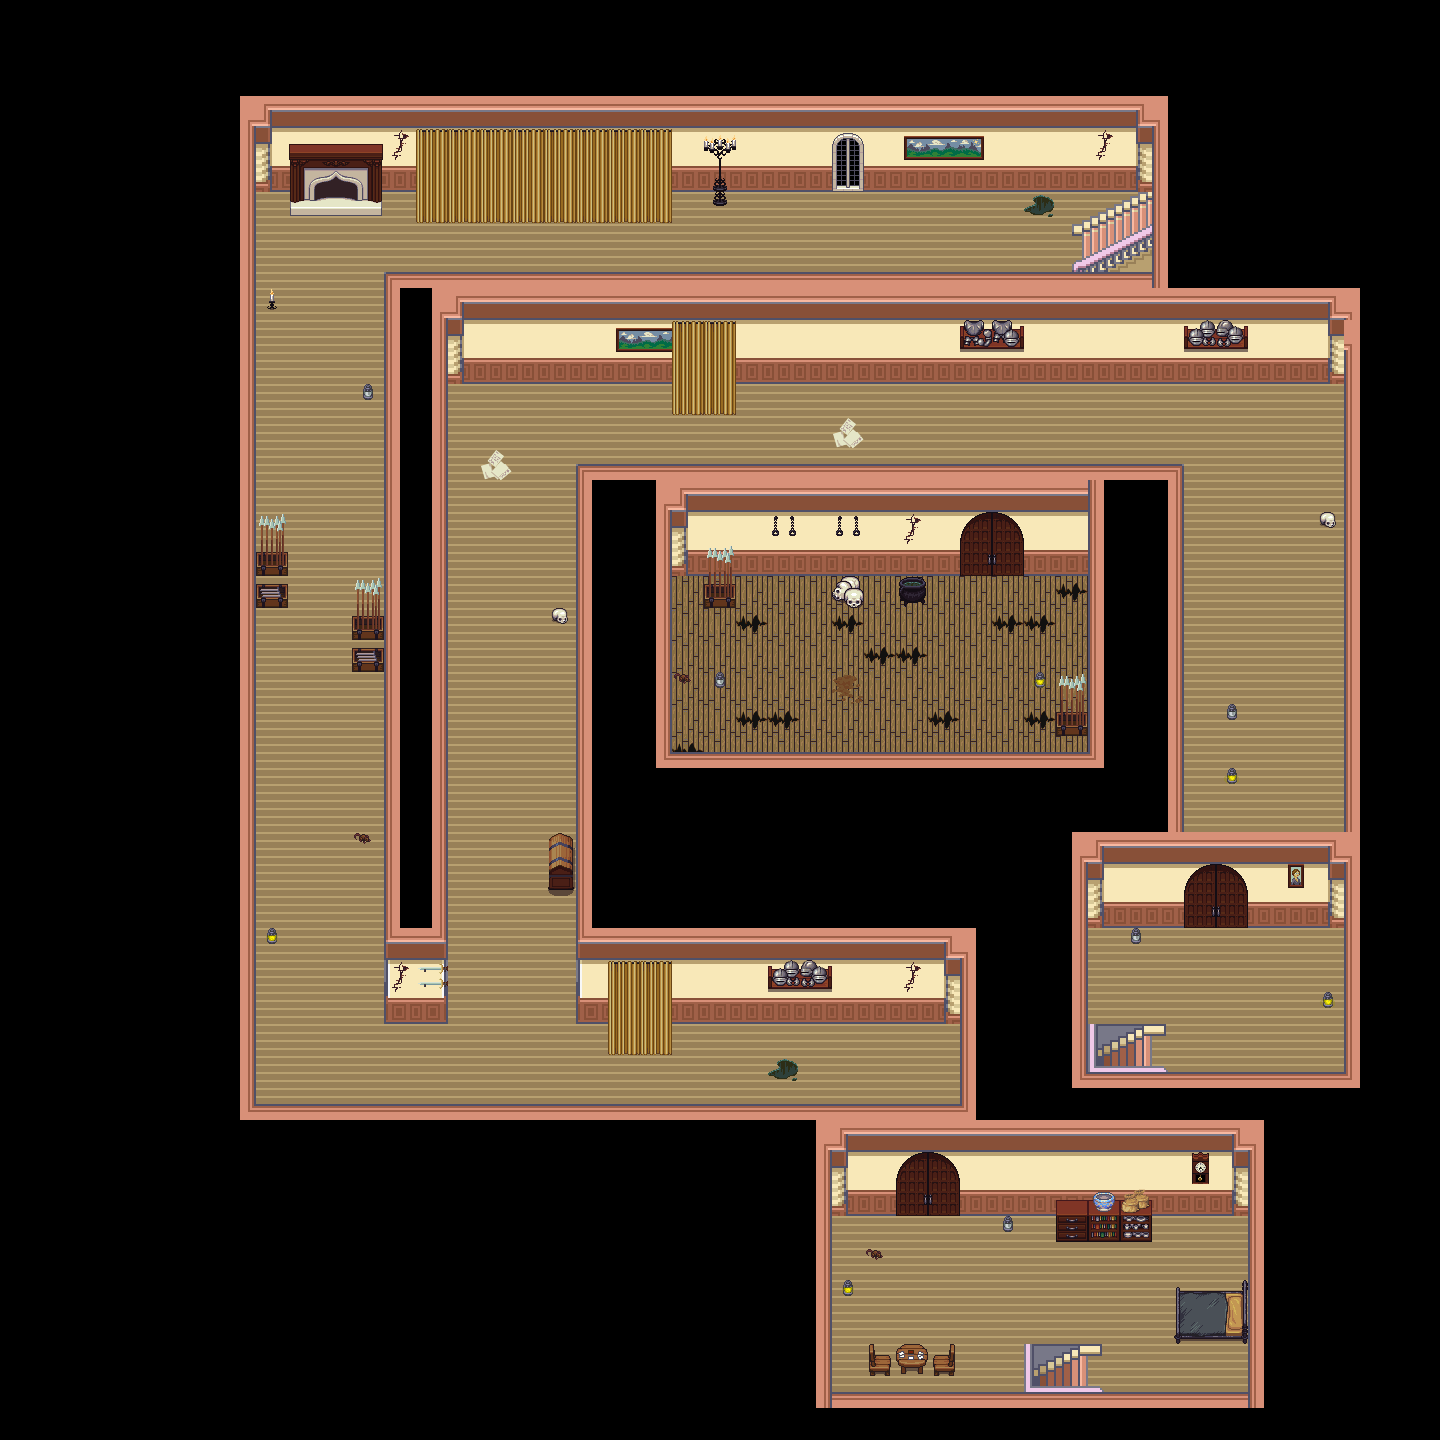

This game map was drawn from its Tiled (.tmx) file and the tilesets committed beside it. A one-line description and the trimmed map source follow:
An orthogonal 45x45 tile map with 32x32 px tiles, 4 tile layers (Floor, Walls, Objects, SuperiorObjects), 5 tilesets and 86 objects (3x characterSpawner, bone, key).

<map version="1.0" tiledversion="1.1.2" orientation="orthogonal" renderorder="right-down" width="45" height="45" tilewidth="32" tileheight="32" infinite="0" nextobjectid="208">
 <tileset firstgid="1" source="Multi-Inside.tsx" />
 <tileset firstgid="1905" source="interior.tsx" />
 <tileset firstgid="2161" source="castle.tsx" />
 <tileset firstgid="2313" source="dungeonex.tsx" />
 <tileset firstgid="2413" source="Cavetiles.tsx" />
 <layer name="Floor" width="45" height="45">
  <data>[2025 cells, 658 non-empty, 4 distinct tile ids]</data>
 </layer>
 <layer name="Walls" width="45" height="45">
  <data>[2025 cells, 589 non-empty, 25 distinct tile ids]</data>
 </layer>
 <layer name="Objects" width="45" height="45">
  <data>[2025 cells, 115 non-empty, 71 distinct tile ids]</data>
 </layer>
 <objectgroup color="#0000ff" name="Path">
  <object id="174" x="1129.33" y="438.333" width="32.6667" height="15">
   <properties>
    <property name="direction" value="left" />
   </properties>
  </object>
  <object id="175" x="527.333" y="457" width="15.6667" height="14">
   <properties>
    <property name="direction" value="down" />
   </properties>
  </object>
  <object id="176" x="515.5" y="747" width="35.6667" height="14">
   <properties>
    <property name="direction" value="left" />
   </properties>
  </object>
  <object id="177" x="452.833" y="740" width="9.6667" height="10.6667">
   <properties>
    <property name="direction" value="up" />
   </properties>
  </object>
  <object id="178" x="464.833" y="404.333" width="23.6667" height="8.66667">
   <properties>
    <property name="direction" value="right" />
   </properties>
  </object>
  <object id="179" x="1129.5" y="401.333" width="15.6667" height="14">
   <properties>
    <property name="direction" value="down" />
   </properties>
  </object>
  <object id="186" x="284" y="751" width="8.6667" height="32">
   <properties>
    <property name="direction" value="down" />
   </properties>
  </object>
  <object id="187" x="334" y="750.333" width="30.6667" height="4">
   <properties>
    <property name="direction" value="left" />
   </properties>
  </object>
  <object id="188" x="462.333" y="786" width="3.6667" height="14">
   <properties>
    <property name="direction" value="down" />
   </properties>
  </object>
  <object id="189" x="530.666" y="786.334" width="11.6667" height="4">
   <properties>
    <property name="direction" value="left" />
   </properties>
  </object>
  <object id="190" x="274.167" y="1096.67" width="40.6667" height="4">
   <properties>
    <property name="direction" value="right" />
   </properties>
  </object>
  <object id="191" x="540.5" y="1084.67" width="3.6667" height="14">
   <properties>
    <property name="direction" value="up" />
   </properties>
  </object>
  <object id="192" x="462.167" y="1051.33" width="15.6667" height="5">
   <properties>
    <property name="direction" value="left" />
   </properties>
  </object>
  <object id="193" x="348.167" y="1039.67" width="3.6667" height="14">
   <properties>
    <property name="direction" value="up" />
   </properties>
  </object>
  <object id="201" x="308.167" y="225" width="10.3334" height="44.6667">
   <properties>
    <property name="direction" value="right" />
   </properties>
  </object>
  <object id="202" x="782.833" y="213.5" width="6.33337" height="54.3333">
   <properties>
    <property name="direction" value="left" />
   </properties>
  </object>
 </objectgroup>
 <objectgroup name="Collisions">
  <object id="36" x="1348" y="284.333" width="18.6667" height="791" />
  <object id="46" x="1072" y="1074" width="290" height="15" />
  <object id="102" x="1071.67" y="1026.33" width="60.6667" height="46.333" />
  <object id="103" x="1070.67" y="835.333" width="18.6667" height="190.333" />
  <object id="104" x="1091.67" y="834.333" width="254.333" height="93.333" />
  <object id="120" x="551.666" y="885.667" width="21.6667" height="7" />
  <object id="125" x="1248" y="1117.33" width="13.3333" height="292" />
  <object id="126" x="813.333" y="1120" width="432" height="89.3333" />
  <object id="127" x="814.667" y="1210.67" width="14.6667" height="193.333" />
  <object id="129" x="1026" y="1345" width="45" height="43" />
  <object id="130" x="834" y="1396" width="414" height="7" />
  <object id="131" x="1177" y="1290" width="66" height="49" />
  <object id="132" x="866" y="1345" width="94" height="27" />
  <object id="133" x="1057" y="1200" width="94" height="39" />
  <object id="134" x="224" y="1105.33" width="765.333" height="8" />
  <object id="136" x="958.667" y="929.333" width="29.3333" height="174.667" />
  <object id="137" x="577.333" y="924" width="378.667" height="92.3333" />
  <object id="138" x="577.333" y="464" width="26.6667" height="458.667" />
  <object id="139" x="608" y="466.667" width="572" height="106.667" />
  <object id="140" x="1156" y="474.667" width="26.6667" height="360" />
  <object id="142" x="1089.33" y="570.667" width="14.6667" height="194.667" />
  <object id="143" x="657.333" y="752" width="434.667" height="13.3333" />
  <object id="144" x="657.333" y="573.333" width="10.6667" height="177.333" />
  <object id="145" x="385.333" y="276" width="60" height="742.667" />
  <object id="146" x="238.667" y="94.6667" width="14.6667" height="1005.33" />
  <object id="147" x="257.333" y="544" width="29.3333" height="66.6667" />
  <object id="148" x="353.333" y="610.667" width="30.6667" height="62.6667" />
  <object id="149" x="448" y="273.333" width="900" height="102" />
  <object id="150" x="254.667" y="96" width="922.667" height="94.6667" />
  <object id="151" x="1097.33" y="189.333" width="84" height="81.3333" />
  <object id="152" x="289.333" y="189.333" width="93.3333" height="25.3333" />
  <object id="155" x="705.333" y="188" width="26.6667" height="20" />
  <object id="156" x="897" y="578" width="27" height="27" />
  <object id="157" x="1055" y="710" width="28" height="27" />
  <object id="158" x="705" y="574" width="30" height="30" />
  <object id="159" x="833" y="576" width="25" height="30" />
 </objectgroup>
 <objectgroup color="#ff0000" name="Triggers">
  <object id="68" x="1199.66" y="1030.33" width="28" height="28.3333">
   <properties>
    <property name="isLinkedTo" value="entry_1" />
   </properties>
  </object>
  <object id="100" x="1136.42" y="1028.17" width="20.4752" height="40.7459">
   <properties>
    <property name="changeMap" value="Planta1" />
    <property name="linkTo" value="entry_1" />
    <property name="stopAllSounds" type="bool" value="false" />
   </properties>
  </object>
  <object id="106" x="1184.67" y="929.667" width="62" height="31.3333">
   <properties>
    <property name="justOnce" type="bool" value="true" />
    <property name="sendMessage" value="Parece que no puedo abrir esta puerta, ¡Pero no me puedo rendir!" />
   </properties>
  </object>
  <object id="107" x="1108.17" y="948.333" width="23.3334" height="22.6666">
   <properties>
    <property name="isLinkedTo" value="teleport_2" />
   </properties>
  </object>
  </objectgroup>
 <objectgroup color="#00ff00" name="Items">
  <!-- 5 objects omitted --></objectgroup>
 <layer name="SuperiorObjects" width="45" height="45">
  <data>[2025 cells, 57 non-empty, 15 distinct tile ids]</data>
 </layer>
</map>
<!-- 30 of 86 objects omitted -->
